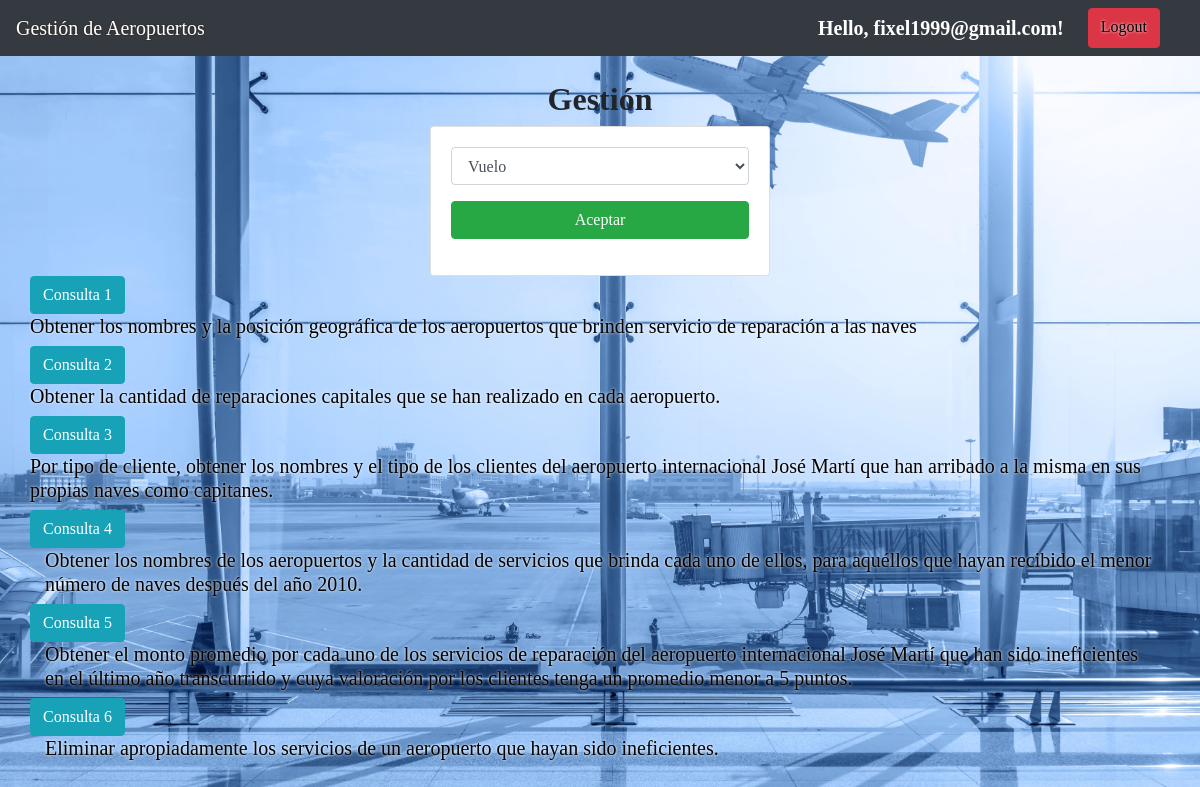
Page / (signed in) on the earlier database version.
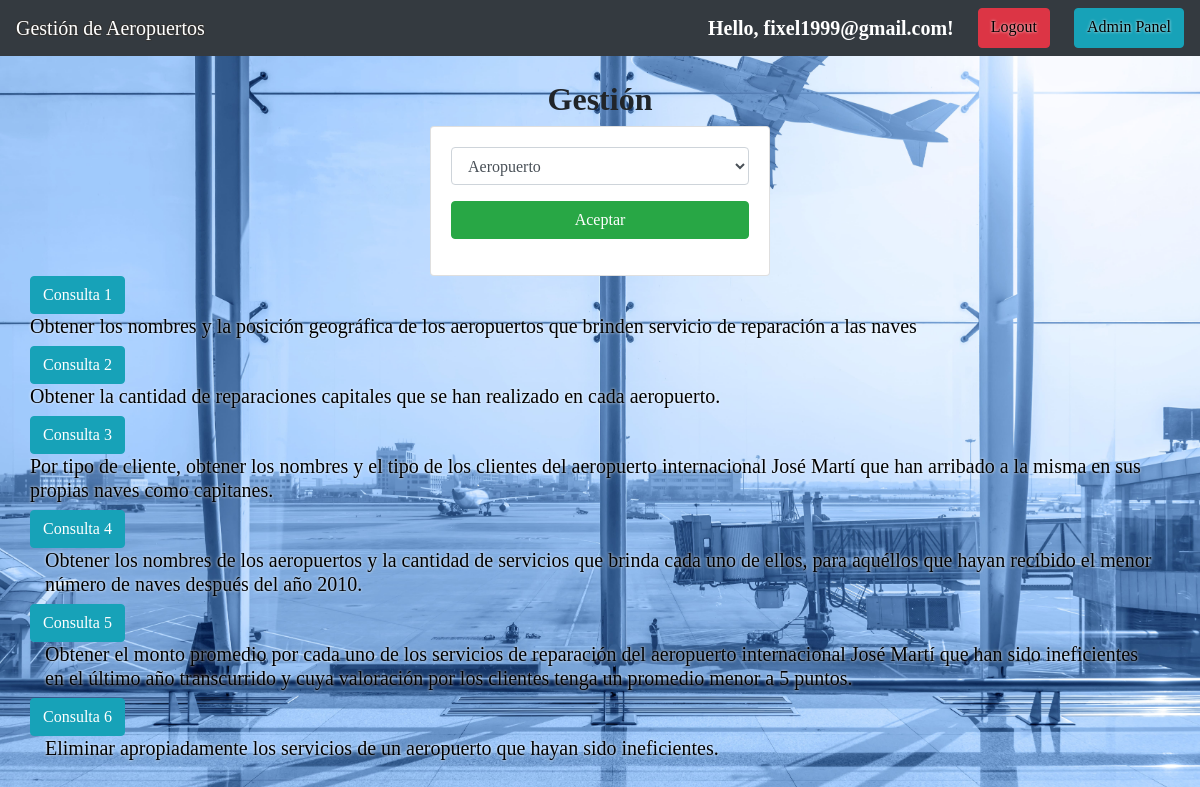
Same page on the later database version.
### accounts/models.py (models this page shows, shortened)
class Usuario(AbstractBaseUser, PermissionsMixin):
    email = models.EmailField(
        verbose_name="email address",
        max_length=255,
        unique=True,
        null=False,
        blank=False,
    )
    ROLE = (
        ("US", "Usuario Comun"),
        ("AI", "Administrador Instalaciones"),
        ("AA", "Administrador Aeropuertos"),
        ("AG", "Administrador General"),
    )
    role = models.CharField(max_length=2, choices=ROLE, default="US", null=False)
    id_role = models.IntegerField(null=False, default=0, verbose_name="id")
    is_active = models.BooleanField(default=True)
    is_admin = models.BooleanField(default=False)
    objects = UserManager()
    USERNAME_FIELD = "email"
    class Meta:
        app_label = 'accounts'

### apps/views/home.py (the view)
# urls.py: 2. Add a URL to urlpatterns:  path('', views.home, name='home')
def home(request):
    email = []
    aeropuertos = Aeropuerto.objects.all()
    clientes = Cliente.objects.all()
    naves = Nave.objects.all()
    vuelos = Vuelo.objects.all()
    usuarios = Usuario.objects.filter(role="US")
    user = get_user(request)
    instalaciones = []
    if user.is_authenticated:
        id = user.id_role
        curretnt_inst = Instalacion.objects.filter(Id_A=id)
        for i in curretnt_inst:
            instalaciones.append(i.id)
    for user in usuarios:
        email.append(user.email)
    return render(request, "gestion.html",
                  {"aeropuertos": aeropuertos, "email": email, "instalaciones": instalaciones, "naves": naves,
                   "clientes": clientes, "vuelos": vuelos})

### model/models/Cliente.py (called while the page is built)
    def __str__(self):
        texto = "{0}"
        return texto.format(self.id)

### apps/templates/gestion.html (shortened to what this page needs)
{% extends "./index.html" %}
{% block body %}
    <div class="col-sm-12 col-md-6 col-lg-4 col-xl-4">
        <h2 class="times" id="encabezado">Gestión</h2>
        <div class="card">
            <div class="card-body">
                <div class="form-group">
                    <select id="data" name="data" class="form-control" maxlength="50">
                        {% if user.role == "AG" %}
                            <option value="Aeropuerto" selected>Aeropuerto</option>
                        {% endif %}
                        {% if user.role == "AA" %}
                            <option value="Vuelo">Vuelo</option>
                        {% endif %}
                    </select>
                </div>
                <div class="form-group">
                    <button id="aceptar" class="btn btn-success btn-block text-white">Aceptar</button>
                </div>
            </div>
        </div>
    </div>
    <section>
        <div class="row">
            <a href="first_consult/" id="editar" class="first consulta btn btn-info">Consulta 1</a>
        </div>
        <div class="row">
            <h5 class="glow">Obtener los nombres y la posición geográfica de los aeropuertos que brinden servicio de
                reparación a las naves</h5>
        </div>
        <div class="row">
            <a href="reparaciones/" id="editar" class="consulta btn btn-info">Consulta 2</a>
        </div>
        <div class="row">
            <h5 class="glow">Obtener la cantidad de reparaciones capitales que se han realizado en cada aeropuerto.</h5>
        </div>
        <div class="row">
            <a href="snd_consulta/" id="editar" class="consulta btn btn-info">Consulta 3</a>
        </div>
        <div class="row">
            <h5 class="glow" align="left">Por tipo de cliente, obtener los nombres y el tipo de los clientes del
                aeropuerto internacional José
                Martí que han arribado a la misma en sus propias naves como capitanes.</h5>
        </div>
        <div class="row">
            <a href="third_consult/" id="editar" class="consulta btn btn-info">Consulta 4</a>
        </div>
        <div>
            <h5 class="glow" align="left">Obtener los nombres de los aeropuertos y la cantidad de servicios que brinda
                cada uno de ellos,
                para aquéllos que hayan recibido el menor número de naves después del año 2010.</h5>
        </div>
        <div class="row">
            <a href="reparaciones_ineficientes/" id="editar" class="consulta btn btn-info">Consulta 5</a>
        </div>
        <div>
            <h5 class="glow" align="left">Obtener el monto promedio por cada uno de los servicios de reparación del
                aeropuerto
                internacional José Martí que han sido ineficientes en el último año transcurrido y cuya valoración
                por los clientes tenga un promedio menor a 5 puntos.</h5>
        </div>
        <div class="row">
            <a href="snd_consulta/" id="editar" class="consulta btn btn-info">Consulta 6</a>
        </div>
        <div>
            <h5 class="glow" align="left">Eliminar apropiadamente los servicios de un aeropuerto que hayan sido
                ineficientes.</h5>
        </div>
    </section>
{% endblock %}

### apps/templates/index.html (shortened to what this page needs)
<!DOCTYPE html>
<html lang="en">
<head>
    {% load static %}
    <link rel="stylesheet" href="https://cdn.jsdelivr.net/npm/bootstrap@4.5.3/dist/css/bootstrap.min.css"
>
    <link rel="stylesheet" href="{% static 'css/gestionAeropuerto.css' %}">
</head>
<body>
    <nav class="flex navbar navbar-expand-lg navbar-dark bg-dark white justify-content-between">
      <a class="navbar-brand stroke" href="/">Gestión de Aeropuertos</a>
        {% if user.is_authenticated %}
        <div class="d-flex">
          <h5 class="times mr-4 text-white mt-2 ">Hello, {{user.email}}!</h5>
          <a class="btn btn-danger mr-4 glow" href="{% url 'logout' %}">Logout</a>
          {% if user.role == "AG" %}
            <a class="btn btn-info glow" href="/admin">Admin Panel</a>
          {% endif %}
        </div>
      {% else %}
        <div>
          <a class="btn btn-success glow" href="register/">Register</a>
            <a class="btn btn-success glow" href="accounts/login/">Login</a>
        </div>
      {% endif %}
    </nav>
    <div class="container py-4" align="center">
    {% if user.is_authenticated %}
        {% block body %}
        {% endblock %}
    {% else %}
        <h3 class=" span2 input face times" align="center">¡Usted no se ha logueado aun!</h3>
    {% endif %}
    </div>
</body>
</html>

### apps/static/css/gestionAeropuerto.css (style rules this page uses)
body { font-size: 62.5%; width: 100%; height: 100%; position: absolute; font-family: Raleway; background: url("airport.jpg") no-repeat fixed; background-size: cover; background-position: 50%; -webkit-font-smoothing: antialiased; font-smoothing: antialiased; }
.glow { color: #000; text-shadow: #fff 0 0 3px; }
.times { font-family: 'Times New Roman', sans-serif; font-weight: bold; }
.stroke { font-size: 2em; font-family: 'Times New Roman', sans-serif; color: #fff; text-shadow: 1px 1px 0 #333, 1px -1px 0 #333, -1px 1px 0 #333, -1px -1px 0 #333; }

Differences in the rows shown:
changed Usuario "fixel1999@gmail.com": role "AA" → "AG" (drawn); data "Vuelo" → "Aeropuerto"
Other differences:
text now shown: "Admin Panel"
